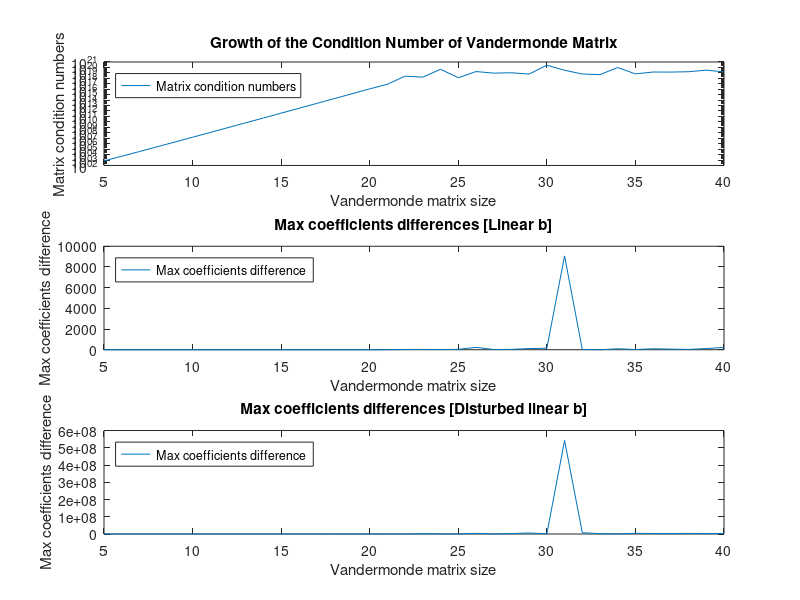

Reproduce this figure in MATLAB.
function [matrix_condition_numbers, max_coefficients_difference_1, max_coefficients_difference_2] = zadanie3()
% Zwracane są trzy wektory wierszowe:
% matrix_condition_numbers - współczynniki uwarunkowania badanych macierzy Vandermonde
% max_coefficients_difference_1 - maksymalna różnica między referencyjnymi a obliczonymi współczynnikami wielomianu,
%       gdy b zawiera wartości funkcji liniowej
% max_coefficients_difference_2 - maksymalna różnica między referencyjnymi a obliczonymi współczynnikami wielomianu,
%       gdy b zawiera zaburzone wartości funkcji liniowej

N = 5:40;

%% chart 1
matrix_condition_numbers = zeros(1, length(N));

for idx = 1:length(N)
    matrix_condition_numbers(idx) = cond(vandermonde_matrix(N(idx)));
end

%% chart 2
a1 = randi([20,30]);
for i = 1:length(N)
    ni = N(i);
    V = vandermonde_matrix(ni);
    
    % Niech wektor b zawiera wartości funkcji liniowej
    b = linspace(0,a1,ni)';
    reference_coefficients = [ 0; a1; zeros(ni-2,1) ]; % tylko a1 jest niezerowy
    
    % Wyznacznie współczynników wielomianu interpolującego
    calculated_coefficients = V \ b;

    max_coefficients_difference_1(i) = max(abs(calculated_coefficients-reference_coefficients));
end

%% chart 3
for i = 1:length(N)
    ni = N(i);
    V = vandermonde_matrix(ni);
    
    % Niech wektor b zawiera wartości funkcji liniowej nieznacznie zaburzone
    b = linspace(0,a1,ni)' + rand(ni,1)*1e-10;
    reference_coefficients = [ 0; a1; zeros(ni-2,1) ]; % tylko a1 jest niezerowy
    
    % Wyznacznie współczynników wielomianu interpolującego
    calculated_coefficients = V \ b;
    
    max_coefficients_difference_2(i) = max(abs(calculated_coefficients-reference_coefficients));
end
    subplot(3,1,1);
    semilogy(N, matrix_condition_numbers, 'DisplayName', 'Matrix condition numbers');
    title('Growth of the Condition Number of Vandermonde Matrix')
    xlabel('Vandermonde matrix size')
    ylabel('Matrix condition numbers')
    legend('Location', 'northwest');

    subplot(3,1,2);
    plot(N, max_coefficients_difference_1, 'DisplayName', 'Max coefficients difference')
    title('Max coefficients differences [Linear b]')
    xlabel('Vandermonde matrix size')
    ylabel('Max coefficients difference');
    legend('Location', 'northwest')

    subplot(3,1,3);
    plot(N, max_coefficients_difference_2, 'DisplayName', 'Max coefficients difference')
    title('Max coefficients differences [Disturbed linear b]')
    xlabel('Vandermonde matrix size')
    ylabel('Max coefficients difference');
    legend('Location', 'northwest')
    print('zadanie3.png', '-dpng')
end



function V = vandermonde_matrix(N)
    % Generuje macierz Vandermonde dla N równomiernie rozmieszczonych w przedziale [-1, 1] węzłów interpolacji
    x_coarse = linspace(0,1,N);
    V = zeros(N);
    for i = 1:N
        for j=1:N
            V(i,j) = x_coarse(i)^(j-1);
        end
    
    end

end
